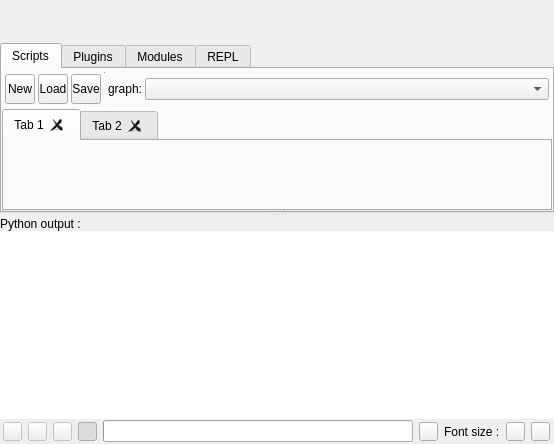
<?xml version="1.0" encoding="UTF-8"?>
<ui version="4.0">
 <class>PythonIDE</class>
 <widget class="QWidget" name="PythonIDE">
  <property name="geometry">
   <rect>
    <x>0</x>
    <y>0</y>
    <width>554</width>
    <height>444</height>
   </rect>
  </property>
  <property name="maximumSize">
   <size>
    <width>16777215</width>
    <height>16777215</height>
   </size>
  </property>
  <property name="acceptDrops">
   <bool>true</bool>
  </property>
  <property name="windowTitle">
   <string>Talipot Python IDE</string>
  </property>
  <property name="autoFillBackground">
   <bool>false</bool>
  </property>
  <layout class="QVBoxLayout" name="verticalLayout_5">
   <property name="spacing">
    <number>0</number>
   </property>
   <property name="leftMargin">
    <number>0</number>
   </property>
   <property name="topMargin">
    <number>0</number>
   </property>
   <property name="rightMargin">
    <number>0</number>
   </property>
   <property name="bottomMargin">
    <number>0</number>
   </property>
   <item>
    <widget class="tlp::HeaderFrame" name="header" native="true"/>
   </item>
   <item>
    <widget class="QSplitter" name="splitter">
     <property name="sizePolicy">
      <sizepolicy hsizetype="Preferred" vsizetype="Preferred">
       <horstretch>0</horstretch>
       <verstretch>0</verstretch>
      </sizepolicy>
     </property>
     <property name="orientation">
      <enum>Qt::Vertical</enum>
     </property>
     <widget class="QTabWidget" name="tabWidget">
      <property name="sizePolicy">
       <sizepolicy hsizetype="Preferred" vsizetype="Preferred">
        <horstretch>0</horstretch>
        <verstretch>0</verstretch>
       </sizepolicy>
      </property>
      <property name="currentIndex">
       <number>0</number>
      </property>
      <widget class="QWidget" name="scriptsTab">
       <property name="pythonIDETab" stdset="0">
        <bool>true</bool>
       </property>
       <attribute name="title">
        <string>Scripts</string>
       </attribute>
       <layout class="QVBoxLayout" name="verticalLayout">
        <property name="spacing">
         <number>0</number>
        </property>
        <property name="leftMargin">
         <number>0</number>
        </property>
        <property name="topMargin">
         <number>0</number>
        </property>
        <property name="rightMargin">
         <number>0</number>
        </property>
        <property name="bottomMargin">
         <number>0</number>
        </property>
        <item>
         <widget class="QFrame" name="mainScriptToolBarWidget">
          <property name="minimumSize">
           <size>
            <width>0</width>
            <height>40</height>
           </size>
          </property>
          <property name="maximumSize">
           <size>
            <width>16777215</width>
            <height>40</height>
           </size>
          </property>
          <property name="frameShape">
           <enum>QFrame::NoFrame</enum>
          </property>
          <property name="frameShadow">
           <enum>QFrame::Raised</enum>
          </property>
          <property name="pythonToolbar" stdset="0">
           <bool>true</bool>
          </property>
          <layout class="QHBoxLayout" name="horizontalLayout_3">
           <property name="spacing">
            <number>3</number>
           </property>
           <property name="leftMargin">
            <number>3</number>
           </property>
           <property name="topMargin">
            <number>3</number>
           </property>
           <property name="rightMargin">
            <number>3</number>
           </property>
           <property name="bottomMargin">
            <number>3</number>
           </property>
           <item>
            <widget class="QToolButton" name="newMainScriptButton">
             <property name="enabled">
              <bool>true</bool>
             </property>
             <property name="minimumSize">
              <size>
               <width>30</width>
               <height>30</height>
              </size>
             </property>
             <property name="maximumSize">
              <size>
               <width>30</width>
               <height>30</height>
              </size>
             </property>
             <property name="toolTip">
              <string>New main script</string>
             </property>
             <property name="text">
              <string>New</string>
             </property>
             <property name="iconSize">
              <size>
               <width>24</width>
               <height>24</height>
              </size>
             </property>
             <property name="toolButtonStyle">
              <enum>Qt::ToolButtonIconOnly</enum>
             </property>
            </widget>
           </item>
           <item>
            <widget class="QToolButton" name="loadMainScriptButton">
             <property name="enabled">
              <bool>true</bool>
             </property>
             <property name="minimumSize">
              <size>
               <width>30</width>
               <height>30</height>
              </size>
             </property>
             <property name="maximumSize">
              <size>
               <width>30</width>
               <height>30</height>
              </size>
             </property>
             <property name="toolTip">
              <string>Load main script from file</string>
             </property>
             <property name="text">
              <string>Load</string>
             </property>
             <property name="iconSize">
              <size>
               <width>24</width>
               <height>24</height>
              </size>
             </property>
             <property name="toolButtonStyle">
              <enum>Qt::ToolButtonIconOnly</enum>
             </property>
            </widget>
           </item>
           <item>
            <widget class="QToolButton" name="saveMainScriptButton">
             <property name="enabled">
              <bool>true</bool>
             </property>
             <property name="minimumSize">
              <size>
               <width>30</width>
               <height>30</height>
              </size>
             </property>
             <property name="maximumSize">
              <size>
               <width>30</width>
               <height>30</height>
              </size>
             </property>
             <property name="toolTip">
              <string>Save main script to file</string>
             </property>
             <property name="text">
              <string>Save</string>
             </property>
             <property name="iconSize">
              <size>
               <width>24</width>
               <height>24</height>
              </size>
             </property>
             <property name="toolButtonStyle">
              <enum>Qt::ToolButtonIconOnly</enum>
             </property>
            </widget>
           </item>
           <item>
            <widget class="Line" name="line">
             <property name="minimumSize">
              <size>
               <width>1</width>
               <height>0</height>
              </size>
             </property>
             <property name="maximumSize">
              <size>
               <width>1</width>
               <height>16777215</height>
              </size>
             </property>
             <property name="frameShadow">
              <enum>QFrame::Sunken</enum>
             </property>
             <property name="lineWidth">
              <number>1</number>
             </property>
             <property name="orientation">
              <enum>Qt::Vertical</enum>
             </property>
            </widget>
           </item>
           <item>
            <widget class="QLabel" name="graphLabel">
             <property name="text">
              <string>graph:</string>
             </property>
            </widget>
           </item>
           <item>
            <widget class="TreeViewComboBox" name="graphComboBox">
             <property name="enabled">
              <bool>true</bool>
             </property>
             <property name="sizePolicy">
              <sizepolicy hsizetype="Expanding" vsizetype="Fixed">
               <horstretch>0</horstretch>
               <verstretch>0</verstretch>
              </sizepolicy>
             </property>
             <property name="toolTip">
              <string>Select the graph to process with a Python script</string>
             </property>
            </widget>
           </item>
          </layout>
         </widget>
        </item>
        <item>
         <widget class="tlp::PythonEditorsTabWidget" name="mainScriptsTabWidget">
          <property name="minimumSize">
           <size>
            <width>0</width>
            <height>100</height>
           </size>
          </property>
          <property name="currentIndex">
           <number>0</number>
          </property>
          <property name="tabsClosable">
           <bool>true</bool>
          </property>
          <property name="movable">
           <bool>true</bool>
          </property>
          <property name="pythonEditorsTabWidget" stdset="0">
           <bool>true</bool>
          </property>
          <widget class="QWidget" name="tab_5">
           <attribute name="title">
            <string>Tab 1</string>
           </attribute>
          </widget>
          <widget class="QWidget" name="tab_6">
           <attribute name="title">
            <string>Tab 2</string>
           </attribute>
          </widget>
         </widget>
        </item>
       </layout>
      </widget>
      <widget class="QWidget" name="pluginsTab">
       <property name="enabled">
        <bool>true</bool>
       </property>
       <property name="pythonIDETab" stdset="0">
        <bool>true</bool>
       </property>
       <attribute name="title">
        <string>Plugins</string>
       </attribute>
       <layout class="QVBoxLayout" name="verticalLayout_4">
        <property name="spacing">
         <number>0</number>
        </property>
        <property name="leftMargin">
         <number>0</number>
        </property>
        <property name="topMargin">
         <number>0</number>
        </property>
        <property name="rightMargin">
         <number>0</number>
        </property>
        <property name="bottomMargin">
         <number>0</number>
        </property>
        <item>
         <widget class="QFrame" name="pluginsToolBarWidget">
          <property name="minimumSize">
           <size>
            <width>0</width>
            <height>40</height>
           </size>
          </property>
          <property name="maximumSize">
           <size>
            <width>16777215</width>
            <height>40</height>
           </size>
          </property>
          <property name="frameShape">
           <enum>QFrame::NoFrame</enum>
          </property>
          <property name="frameShadow">
           <enum>QFrame::Raised</enum>
          </property>
          <property name="pythonToolbar" stdset="0">
           <bool>true</bool>
          </property>
          <layout class="QHBoxLayout" name="horizontalLayout_2">
           <property name="spacing">
            <number>3</number>
           </property>
           <property name="leftMargin">
            <number>3</number>
           </property>
           <property name="topMargin">
            <number>3</number>
           </property>
           <property name="rightMargin">
            <number>3</number>
           </property>
           <property name="bottomMargin">
            <number>3</number>
           </property>
           <item>
            <widget class="QToolButton" name="newPluginButton">
             <property name="minimumSize">
              <size>
               <width>30</width>
               <height>30</height>
              </size>
             </property>
             <property name="maximumSize">
              <size>
               <width>30</width>
               <height>30</height>
              </size>
             </property>
             <property name="toolTip">
              <string>Create new Talipot Python plugin</string>
             </property>
             <property name="text">
              <string>New</string>
             </property>
             <property name="iconSize">
              <size>
               <width>24</width>
               <height>24</height>
              </size>
             </property>
             <property name="toolButtonStyle">
              <enum>Qt::ToolButtonIconOnly</enum>
             </property>
            </widget>
           </item>
           <item>
            <widget class="QToolButton" name="loadPluginButton">
             <property name="minimumSize">
              <size>
               <width>30</width>
               <height>30</height>
              </size>
             </property>
             <property name="maximumSize">
              <size>
               <width>30</width>
               <height>30</height>
              </size>
             </property>
             <property name="toolTip">
              <string>Load Talipot Python plugin from file</string>
             </property>
             <property name="text">
              <string>Load</string>
             </property>
             <property name="iconSize">
              <size>
               <width>24</width>
               <height>24</height>
              </size>
             </property>
             <property name="toolButtonStyle">
              <enum>Qt::ToolButtonIconOnly</enum>
             </property>
            </widget>
           </item>
           <item>
            <widget class="QToolButton" name="savePluginButton">
             <property name="minimumSize">
              <size>
               <width>30</width>
               <height>30</height>
              </size>
             </property>
             <property name="maximumSize">
              <size>
               <width>30</width>
               <height>30</height>
              </size>
             </property>
             <property name="toolTip">
              <string>Save Talipot Python plugin to file/project</string>
             </property>
             <property name="text">
              <string>Save</string>
             </property>
             <property name="iconSize">
              <size>
               <width>24</width>
               <height>24</height>
              </size>
             </property>
             <property name="toolButtonStyle">
              <enum>Qt::ToolButtonIconOnly</enum>
             </property>
            </widget>
           </item>
           <item>
            <spacer name="horizontalSpacer">
             <property name="orientation">
              <enum>Qt::Horizontal</enum>
             </property>
             <property name="sizeHint" stdset="0">
              <size>
               <width>40</width>
               <height>20</height>
              </size>
             </property>
            </spacer>
           </item>
          </layout>
         </widget>
        </item>
        <item>
         <widget class="tlp::PythonEditorsTabWidget" name="pluginsTabWidget">
          <property name="minimumSize">
           <size>
            <width>0</width>
            <height>100</height>
           </size>
          </property>
          <property name="currentIndex">
           <number>0</number>
          </property>
          <property name="tabsClosable">
           <bool>true</bool>
          </property>
          <property name="movable">
           <bool>true</bool>
          </property>
          <property name="pythonEditorsTabWidget" stdset="0">
           <bool>true</bool>
          </property>
          <widget class="QWidget" name="tab_9">
           <attribute name="title">
            <string>Tab 1</string>
           </attribute>
          </widget>
          <widget class="QWidget" name="tab_10">
           <attribute name="title">
            <string>Tab 2</string>
           </attribute>
          </widget>
         </widget>
        </item>
       </layout>
      </widget>
      <widget class="QWidget" name="modulesTab">
       <property name="pythonIDETab" stdset="0">
        <bool>true</bool>
       </property>
       <attribute name="title">
        <string>Modules</string>
       </attribute>
       <layout class="QVBoxLayout" name="verticalLayout_2">
        <property name="spacing">
         <number>0</number>
        </property>
        <property name="leftMargin">
         <number>0</number>
        </property>
        <property name="topMargin">
         <number>0</number>
        </property>
        <property name="rightMargin">
         <number>0</number>
        </property>
        <property name="bottomMargin">
         <number>0</number>
        </property>
        <item>
         <widget class="QFrame" name="modulesToolBarWidget">
          <property name="minimumSize">
           <size>
            <width>0</width>
            <height>40</height>
           </size>
          </property>
          <property name="maximumSize">
           <size>
            <width>16777215</width>
            <height>40</height>
           </size>
          </property>
          <property name="frameShape">
           <enum>QFrame::StyledPanel</enum>
          </property>
          <property name="frameShadow">
           <enum>QFrame::Raised</enum>
          </property>
          <property name="pythonToolbar" stdset="0">
           <bool>true</bool>
          </property>
          <layout class="QHBoxLayout" name="horizontalLayout_4">
           <property name="spacing">
            <number>3</number>
           </property>
           <property name="leftMargin">
            <number>3</number>
           </property>
           <property name="topMargin">
            <number>3</number>
           </property>
           <property name="rightMargin">
            <number>3</number>
           </property>
           <property name="bottomMargin">
            <number>3</number>
           </property>
           <item>
            <widget class="QToolButton" name="newStringModuleButton">
             <property name="minimumSize">
              <size>
               <width>30</width>
               <height>30</height>
              </size>
             </property>
             <property name="maximumSize">
              <size>
               <width>30</width>
               <height>30</height>
              </size>
             </property>
             <property name="toolTip">
              <string>New string module</string>
             </property>
             <property name="text">
              <string>New</string>
             </property>
             <property name="iconSize">
              <size>
               <width>24</width>
               <height>24</height>
              </size>
             </property>
             <property name="toolButtonStyle">
              <enum>Qt::ToolButtonIconOnly</enum>
             </property>
            </widget>
           </item>
           <item>
            <widget class="QToolButton" name="newModuleButton">
             <property name="minimumSize">
              <size>
               <width>30</width>
               <height>30</height>
              </size>
             </property>
             <property name="maximumSize">
              <size>
               <width>30</width>
               <height>30</height>
              </size>
             </property>
             <property name="toolTip">
              <string>New file module</string>
             </property>
             <property name="text">
              <string>New</string>
             </property>
             <property name="iconSize">
              <size>
               <width>24</width>
               <height>24</height>
              </size>
             </property>
             <property name="toolButtonStyle">
              <enum>Qt::ToolButtonIconOnly</enum>
             </property>
            </widget>
           </item>
           <item>
            <widget class="QToolButton" name="loadModuleButton">
             <property name="minimumSize">
              <size>
               <width>30</width>
               <height>30</height>
              </size>
             </property>
             <property name="maximumSize">
              <size>
               <width>30</width>
               <height>30</height>
              </size>
             </property>
             <property name="toolTip">
              <string>Import module from file</string>
             </property>
             <property name="text">
              <string>Load</string>
             </property>
             <property name="iconSize">
              <size>
               <width>24</width>
               <height>24</height>
              </size>
             </property>
             <property name="toolButtonStyle">
              <enum>Qt::ToolButtonIconOnly</enum>
             </property>
            </widget>
           </item>
           <item>
            <widget class="QToolButton" name="saveModuleButton">
             <property name="minimumSize">
              <size>
               <width>30</width>
               <height>30</height>
              </size>
             </property>
             <property name="maximumSize">
              <size>
               <width>30</width>
               <height>30</height>
              </size>
             </property>
             <property name="toolTip">
              <string>Save module to file/project</string>
             </property>
             <property name="text">
              <string>Save</string>
             </property>
             <property name="iconSize">
              <size>
               <width>24</width>
               <height>24</height>
              </size>
             </property>
             <property name="toolButtonStyle">
              <enum>Qt::ToolButtonIconOnly</enum>
             </property>
            </widget>
           </item>
           <item>
            <spacer name="horizontalSpacer_2">
             <property name="orientation">
              <enum>Qt::Horizontal</enum>
             </property>
             <property name="sizeHint" stdset="0">
              <size>
               <width>40</width>
               <height>20</height>
              </size>
             </property>
            </spacer>
           </item>
          </layout>
         </widget>
        </item>
        <item>
         <widget class="tlp::PythonEditorsTabWidget" name="modulesTabWidget">
          <property name="minimumSize">
           <size>
            <width>0</width>
            <height>100</height>
           </size>
          </property>
          <property name="currentIndex">
           <number>0</number>
          </property>
          <property name="tabsClosable">
           <bool>true</bool>
          </property>
          <property name="movable">
           <bool>true</bool>
          </property>
          <property name="pythonEditorsTabWidget" stdset="0">
           <bool>true</bool>
          </property>
          <widget class="QWidget" name="tab_3">
           <attribute name="title">
            <string>Tab 1</string>
           </attribute>
          </widget>
          <widget class="QWidget" name="tab_4">
           <attribute name="title">
            <string>Tab 2</string>
           </attribute>
          </widget>
         </widget>
        </item>
       </layout>
      </widget>
      <widget class="QWidget" name="replTab">
       <attribute name="title">
        <string>REPL</string>
       </attribute>
       <layout class="QVBoxLayout" name="verticalLayout_7">
        <property name="spacing">
         <number>0</number>
        </property>
        <property name="leftMargin">
         <number>0</number>
        </property>
        <property name="topMargin">
         <number>0</number>
        </property>
        <property name="rightMargin">
         <number>0</number>
        </property>
        <property name="bottomMargin">
         <number>0</number>
        </property>
        <item>
         <widget class="tlp::PythonREPLWidget" name="replWidget" native="true"/>
        </item>
       </layout>
      </widget>
     </widget>
     <widget class="QWidget" name="layoutWidget">
      <layout class="QVBoxLayout" name="verticalLayout_3">
       <property name="spacing">
        <number>0</number>
       </property>
       <item>
        <widget class="QLabel" name="pythonOutputLabel">
         <property name="maximumSize">
          <size>
           <width>16777215</width>
           <height>20</height>
          </size>
         </property>
         <property name="lineWidth">
          <number>1</number>
         </property>
         <property name="text">
          <string>Python output :</string>
         </property>
        </widget>
       </item>
       <item>
        <widget class="QTextBrowser" name="consoleWidget">
         <property name="sizePolicy">
          <sizepolicy hsizetype="Expanding" vsizetype="Minimum">
           <horstretch>0</horstretch>
           <verstretch>0</verstretch>
          </sizepolicy>
         </property>
         <property name="minimumSize">
          <size>
           <width>0</width>
           <height>50</height>
          </size>
         </property>
         <property name="frameShape">
          <enum>QFrame::NoFrame</enum>
         </property>
         <property name="openLinks">
          <bool>false</bool>
         </property>
        </widget>
       </item>
      </layout>
     </widget>
    </widget>
   </item>
   <item>
    <widget class="QStackedWidget" name="stackedWidget">
     <property name="sizePolicy">
      <sizepolicy hsizetype="Preferred" vsizetype="Maximum">
       <horstretch>0</horstretch>
       <verstretch>0</verstretch>
      </sizepolicy>
     </property>
     <property name="minimumSize">
      <size>
       <width>0</width>
       <height>25</height>
      </size>
     </property>
     <property name="maximumSize">
      <size>
       <width>16777215</width>
       <height>25</height>
      </size>
     </property>
     <property name="currentIndex">
      <number>0</number>
     </property>
     <widget class="QWidget" name="page">
      <property name="pythonIDEBottomWidget" stdset="0">
       <bool>true</bool>
      </property>
      <layout class="QHBoxLayout" name="horizontalLayout_6">
       <property name="leftMargin">
        <number>3</number>
       </property>
       <property name="topMargin">
        <number>0</number>
       </property>
       <property name="rightMargin">
        <number>4</number>
       </property>
       <property name="bottomMargin">
        <number>0</number>
       </property>
       <item>
        <widget class="QToolButton" name="runScriptButton">
         <property name="enabled">
          <bool>false</bool>
         </property>
         <property name="maximumSize">
          <size>
           <width>19</width>
           <height>19</height>
          </size>
         </property>
         <property name="toolTip">
          <string>Run script (Ctrl + Return)</string>
         </property>
         <property name="text">
          <string/>
         </property>
         <property name="iconSize">
          <size>
           <width>19</width>
           <height>19</height>
          </size>
         </property>
        </widget>
       </item>
       <item>
        <widget class="QToolButton" name="pauseScriptButton">
         <property name="enabled">
          <bool>false</bool>
         </property>
         <property name="maximumSize">
          <size>
           <width>19</width>
           <height>19</height>
          </size>
         </property>
         <property name="toolTip">
          <string>Pause script</string>
         </property>
         <property name="text">
          <string/>
         </property>
         <property name="iconSize">
          <size>
           <width>19</width>
           <height>19</height>
          </size>
         </property>
        </widget>
       </item>
       <item>
        <widget class="QToolButton" name="stopScriptButton">
         <property name="enabled">
          <bool>false</bool>
         </property>
         <property name="maximumSize">
          <size>
           <width>19</width>
           <height>19</height>
          </size>
         </property>
         <property name="toolTip">
          <string>Stop script</string>
         </property>
         <property name="text">
          <string/>
         </property>
         <property name="iconSize">
          <size>
           <width>19</width>
           <height>19</height>
          </size>
         </property>
        </widget>
       </item>
       <item>
        <widget class="QToolButton" name="useUndoCB">
         <property name="maximumSize">
          <size>
           <width>19</width>
           <height>19</height>
          </size>
         </property>
         <property name="toolTip">
          <string>If checked (default), current graph state will be saved before the script execution
and will be restored automatically if the script fails, or manually
if the script succeeds by clicking on the 'Undo' button.

If unchecked, every modification performed by the script on the graph
can not be undone but performance of the script execution will be better
(in particular when dealing with a large graph).</string>
         </property>
         <property name="text">
          <string/>
         </property>
         <property name="iconSize">
          <size>
           <width>19</width>
           <height>19</height>
          </size>
         </property>
         <property name="checkable">
          <bool>true</bool>
         </property>
         <property name="checked">
          <bool>true</bool>
         </property>
        </widget>
       </item>
       <item>
        <widget class="QProgressBar" name="progressBar">
         <property name="sizePolicy">
          <sizepolicy hsizetype="Expanding" vsizetype="Fixed">
           <horstretch>0</horstretch>
           <verstretch>0</verstretch>
          </sizepolicy>
         </property>
         <property name="maximum">
          <number>100</number>
         </property>
         <property name="value">
          <number>-1</number>
         </property>
         <property name="textVisible">
          <bool>false</bool>
         </property>
        </widget>
       </item>
       <item>
        <widget class="QToolButton" name="anchoredCB">
         <property name="maximumSize">
          <size>
           <width>19</width>
           <height>19</height>
          </size>
         </property>
         <property name="text">
          <string/>
         </property>
         <property name="iconSize">
          <size>
           <width>19</width>
           <height>19</height>
          </size>
         </property>
         <property name="checkable">
          <bool>true</bool>
         </property>
         <property name="checked">
          <bool>false</bool>
         </property>
        </widget>
       </item>
       <item>
        <widget class="QLabel" name="label_4">
         <property name="toolTip">
          <string>Decrease/Increase the size of the font of the python code editors</string>
         </property>
         <property name="text">
          <string>Font size :</string>
         </property>
        </widget>
       </item>
       <item>
        <widget class="QToolButton" name="decreaseFontSizeButton_2">
         <property name="maximumSize">
          <size>
           <width>19</width>
           <height>19</height>
          </size>
         </property>
         <property name="toolTip">
          <string>Decrease the size of the font of the python code editors</string>
         </property>
         <property name="text">
          <string/>
         </property>
         <property name="iconSize">
          <size>
           <width>19</width>
           <height>19</height>
          </size>
         </property>
        </widget>
       </item>
       <item>
        <widget class="QToolButton" name="increaseFontSizeButton_2">
         <property name="maximumSize">
          <size>
           <width>19</width>
           <height>19</height>
          </size>
         </property>
         <property name="toolTip">
          <string>Increase the size of the font of the python code editors</string>
         </property>
         <property name="text">
          <string/>
         </property>
         <property name="iconSize">
          <size>
           <width>19</width>
           <height>19</height>
          </size>
         </property>
        </widget>
       </item>
      </layout>
     </widget>
     <widget class="QWidget" name="page_2">
      <property name="pythonIDEBottomWidget" stdset="0">
       <bool>true</bool>
      </property>
      <layout class="QHBoxLayout" name="horizontalLayout_5">
       <property name="leftMargin">
        <number>3</number>
       </property>
       <property name="topMargin">
        <number>0</number>
       </property>
       <property name="rightMargin">
        <number>4</number>
       </property>
       <property name="bottomMargin">
        <number>0</number>
       </property>
       <item>
        <widget class="QToolButton" name="registerPluginButton">
         <property name="enabled">
          <bool>false</bool>
         </property>
         <property name="minimumSize">
          <size>
           <width>0</width>
           <height>0</height>
          </size>
         </property>
         <property name="maximumSize">
          <size>
           <width>19</width>
           <height>19</height>
          </size>
         </property>
         <property name="toolTip">
          <string>Register or update plugin in database</string>
         </property>
         <property name="text">
          <string/>
         </property>
         <property name="iconSize">
          <size>
           <width>19</width>
           <height>19</height>
          </size>
         </property>
        </widget>
       </item>
       <item>
        <widget class="QToolButton" name="removePluginButton">
         <property name="enabled">
          <bool>false</bool>
         </property>
         <property name="maximumSize">
          <size>
           <width>19</width>
           <height>19</height>
          </size>
         </property>
         <property name="toolTip">
          <string>Remove plugin from database</string>
         </property>
         <property name="text">
          <string/>
         </property>
         <property name="iconSize">
          <size>
           <width>19</width>
           <height>19</height>
          </size>
         </property>
        </widget>
       </item>
       <item>
        <widget class="QLabel" name="pluginStatusLabel">
         <property name="sizePolicy">
          <sizepolicy hsizetype="Expanding" vsizetype="Preferred">
           <horstretch>0</horstretch>
           <verstretch>0</verstretch>
          </sizepolicy>
         </property>
         <property name="text">
          <string/>
         </property>
        </widget>
       </item>
       <item>
        <widget class="QToolButton" name="anchoredCB_2">
         <property name="maximumSize">
          <size>
           <width>19</width>
           <height>19</height>
          </size>
         </property>
         <property name="text">
          <string/>
         </property>
         <property name="iconSize">
          <size>
           <width>19</width>
           <height>19</height>
          </size>
         </property>
         <property name="checkable">
          <bool>true</bool>
         </property>
         <property name="checked">
          <bool>false</bool>
         </property>
        </widget>
       </item>
       <item>
        <widget class="QLabel" name="label_3">
         <property name="font">
          <font/>
         </property>
         <property name="text">
          <string>Font size :</string>
         </property>
        </widget>
       </item>
       <item>
        <widget class="QToolButton" name="decreaseFontSizeButton">
         <property name="maximumSize">
          <size>
           <width>19</width>
           <height>19</height>
          </size>
         </property>
         <property name="autoFillBackground">
          <bool>false</bool>
         </property>
         <property name="text">
          <string/>
         </property>
         <property name="iconSize">
          <size>
           <width>19</width>
           <height>19</height>
          </size>
         </property>
         <property name="checkable">
          <bool>false</bool>
         </property>
         <property name="autoRaise">
          <bool>false</bool>
         </property>
        </widget>
       </item>
       <item>
        <widget class="QToolButton" name="increaseFontSizeButton">
         <property name="maximumSize">
          <size>
           <width>19</width>
           <height>19</height>
          </size>
         </property>
         <property name="text">
          <string/>
         </property>
         <property name="iconSize">
          <size>
           <width>19</width>
           <height>19</height>
          </size>
         </property>
        </widget>
       </item>
      </layout>
     </widget>
     <widget class="QWidget" name="page_3">
      <property name="pythonIDEBottomWidget" stdset="0">
       <bool>true</bool>
      </property>
      <layout class="QHBoxLayout" name="horizontalLayout">
       <property name="spacing">
        <number>6</number>
       </property>
       <property name="leftMargin">
        <number>3</number>
       </property>
       <property name="topMargin">
        <number>0</number>
       </property>
       <property name="rightMargin">
        <number>4</number>
       </property>
       <property name="bottomMargin">
        <number>0</number>
       </property>
       <item>
        <spacer name="horizontalSpacer_3">
         <property name="orientation">
          <enum>Qt::Horizontal</enum>
         </property>
         <property name="sizeHint" stdset="0">
          <size>
           <width>585</width>
           <height>20</height>
          </size>
         </property>
        </spacer>
       </item>
       <item>
        <widget class="QToolButton" name="anchoredCB_3">
         <property name="maximumSize">
          <size>
           <width>19</width>
           <height>19</height>
          </size>
         </property>
         <property name="text">
          <string/>
         </property>
         <property name="iconSize">
          <size>
           <width>19</width>
           <height>19</height>
          </size>
         </property>
         <property name="checkable">
          <bool>true</bool>
         </property>
         <property name="checked">
          <bool>false</bool>
         </property>
        </widget>
       </item>
       <item>
        <widget class="QLabel" name="label_5">
         <property name="text">
          <string>Font size :</string>
         </property>
        </widget>
       </item>
       <item>
        <widget class="QToolButton" name="decreaseFontSizeButton_3">
         <property name="maximumSize">
          <size>
           <width>19</width>
           <height>19</height>
          </size>
         </property>
         <property name="text">
          <string/>
         </property>
         <property name="iconSize">
          <size>
           <width>19</width>
           <height>19</height>
          </size>
         </property>
        </widget>
       </item>
       <item>
        <widget class="QToolButton" name="increaseFontSizeButton_3">
         <property name="maximumSize">
          <size>
           <width>19</width>
           <height>19</height>
          </size>
         </property>
         <property name="text">
          <string/>
         </property>
         <property name="iconSize">
          <size>
           <width>19</width>
           <height>19</height>
          </size>
         </property>
        </widget>
       </item>
      </layout>
     </widget>
    </widget>
   </item>
  </layout>
 </widget>
 <customwidgets>
  <customwidget>
   <class>TreeViewComboBox</class>
   <extends>QComboBox</extends>
   <header>talipot/TreeViewComboBox.h</header>
   <container>1</container>
  </customwidget>
  <customwidget>
   <class>tlp::PythonEditorsTabWidget</class>
   <extends>QTabWidget</extends>
   <header location="global">talipot/PythonEditorsTabWidget.h</header>
   <container>1</container>
  </customwidget>
  <customwidget>
   <class>tlp::HeaderFrame</class>
   <extends>QWidget</extends>
   <header location="global">talipot/HeaderFrame.h</header>
   <container>1</container>
  </customwidget>
  <customwidget>
   <class>tlp::PythonREPLWidget</class>
   <extends>QWidget</extends>
   <header location="global">talipot/PythonREPLWidget.h</header>
   <container>1</container>
  </customwidget>
 </customwidgets>
 <resources/>
 <connections/>
</ui>
